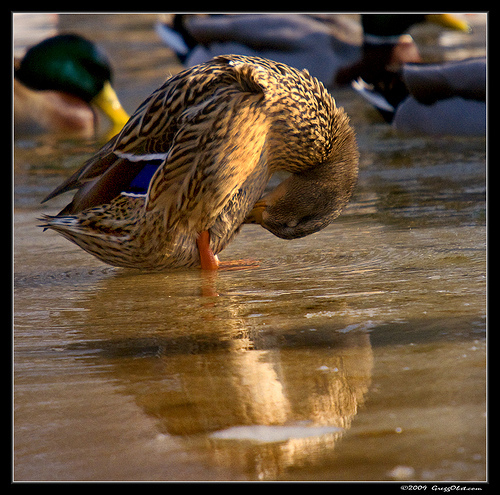
#> input picture images/ILSVRC2012_test_00000030.JPEG, 500 x 495 px; its folder holds 4 pictures in this run
$ python Yolo_Data_Annotator.py
#> lines starting #> are read from the running program, lines starting #| are printed output that depends on the picture
import glob
import cv2
import os
import tkinter as tk
from tkinter import simpledialog

def Annotator(image):
#> called with image = './images/ILSVRC2012_test_00000030.JPEG'
    flag = False
    ix = -1
    iy = -1
    # prevx = -1
    # prevy = -1
    boxes = []
    def draw(event, x, y, flags, params):
        # global flag,ix, iy #, prevx, prevy
        nonlocal img, img_copy, flag, ix, iy
        if event == 1:
            flag = True
            ix = x
            iy = y
            prevx = x
            prevy = y
        elif event == 0:
            if flag:
                img = img_copy.copy()
                # cv2.rectangle(img, pt1=(ix,iy), pt2=(prevx,prevy),color=(0,0,0), thickness=2)
                cv2.rectangle(img, pt1=(ix,iy), pt2=(x,y),color=(0,0,225), thickness=2)
                # prevx = x
                # prevy = y
        elif event== 4:
            if flag:
                flag = False
                boxes.append([ix,iy,x,y])
                for box in boxes:
                    cv2.rectangle(img, pt1=(box[0],box[1]), pt2=(box[2],box[3]),color=(0,0,225), thickness=2)
                img_copy = img.copy()
                img_name = os.path.basename(file).split('.')[0]
                # label = int(input('Enter the Label:'))
                w,h,_ = img.shape
                label = simpledialog.askstring(title="Test", prompt="Label:")
                with open(f'./Annotations/{img_name}.txt','a+') as f:
                    f.write(f'{label} {(x+ix)/(2*w)} {(y+iy)/(2*h)} {abs(x-ix)/w} {abs(y-iy)/h}\n')

    # img = np.zeros((512,512,3))
    img = cv2.resize(cv2.imread(image),(700,700))
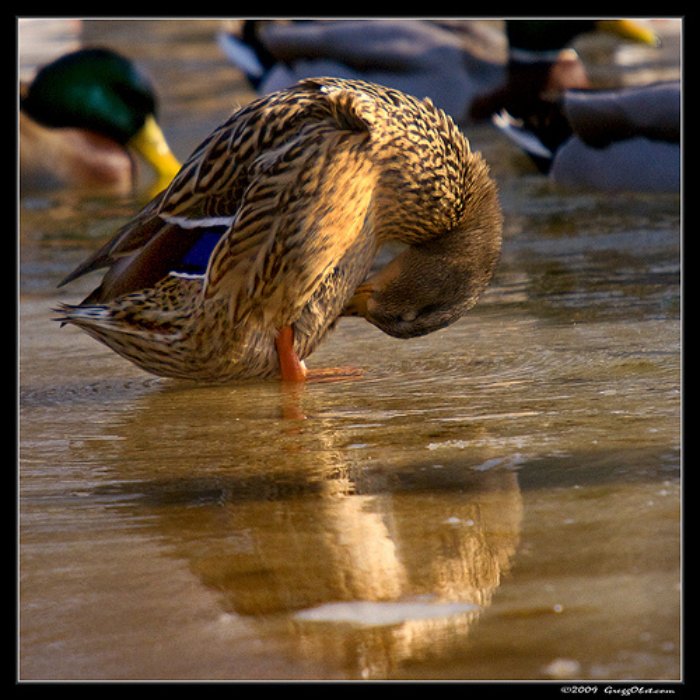
#> img: shape (700, 700, 3); mean B, G, R 57.1, 78.4, 98.4
    img_copy = img.copy()

    cv2.namedWindow(winname='window')
    cv2.setMouseCallback('window', draw)

    while True:
        cv2.imshow('window', img)
        if cv2.waitKey(1) & 0xFF == ord('x'):
#> (key x is pressed here)
#> pass 3 of the loop `for file in glob.glob("./images/*.jpeg"):`:
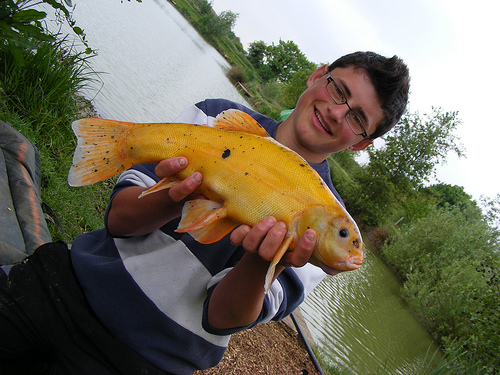
#> input picture images/n01440764_10040.JPEG, 500 x 375 px
#> in Annotator (call 3), `img = cv2.resize(cv2.imread(image),(700,700))`:
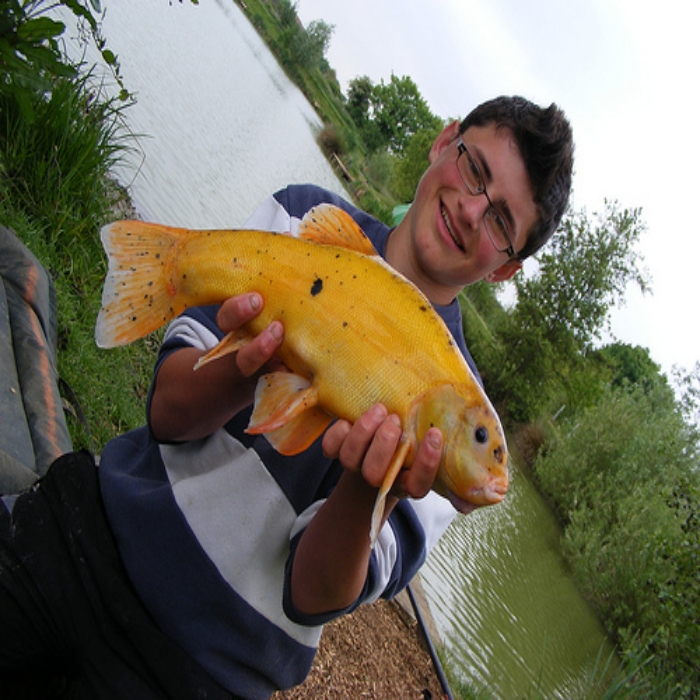
#> img: shape (700, 700, 3); mean B, G, R 92.2, 111.3, 116.1
#> the loop made 4 passes; the first 3 are shown
            break

    cv2.destroyAllWindows()

if __name__ == '__main__':
    ROOT = tk.Tk()
    ROOT.withdraw()
    for file in glob.glob("./images/*.jpeg"):
        Annotator(file)
